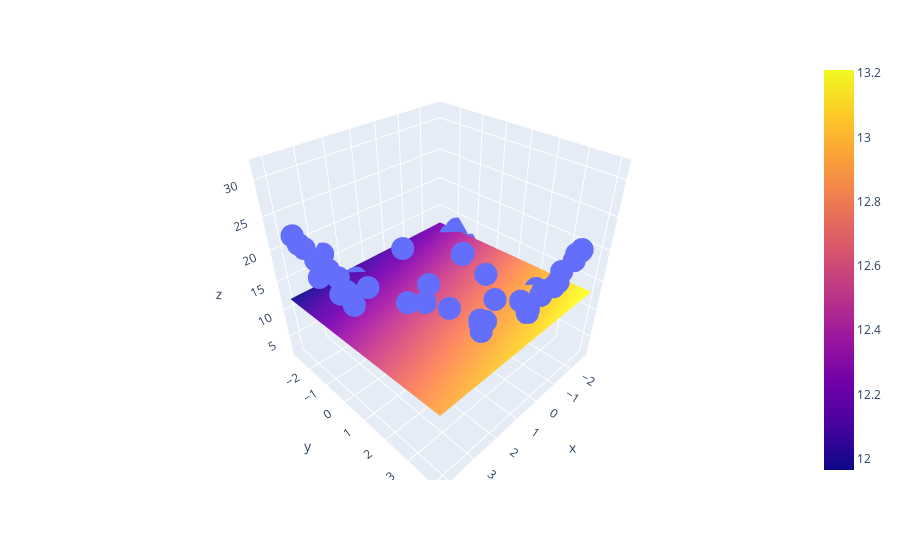

The cell this chart's notebook holds for it:
### Code cell
import plotly.graph_objects as go

fig = px.scatter_3d(df, x = x.ravel(),y = y.ravel(), z= z.ravel())
fig.add_trace(go.Surface(x = x_input,y = y_input,z = z_final))

fig.show()
